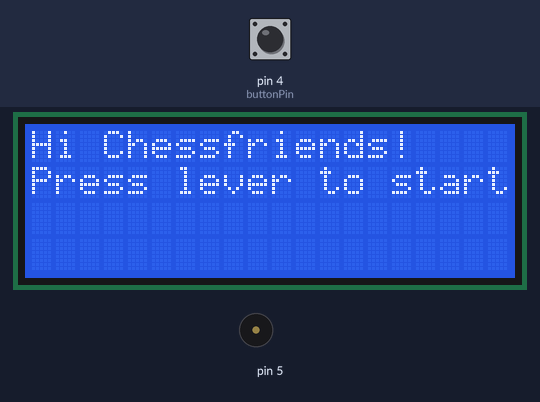
Recording of a sketch running on a simulated Arduino Micro, built with avr-gcc and run on an emulated ATmega32U4. Parts: 20×4 character LCD, buzzer (waves = sounding). The test bench sets the inputs (shaded band); at power-on: pin 4 (buttonPin) HIGH. USB keyboard and mouse output is not drawn.

Above: at 1.2 s.
1.3 s: pin 4 (buttonPin) pulled LOW for 0.15 s
At 2.7 s:
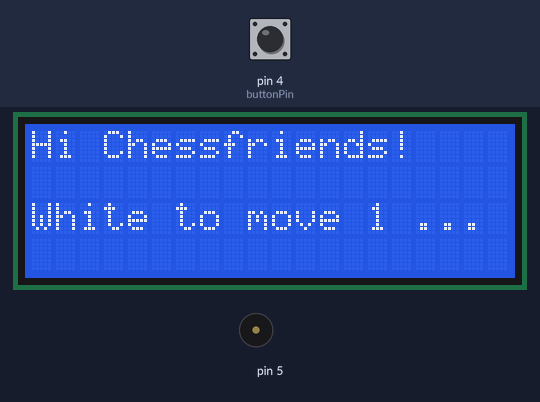
3.0 s: pin 4 (buttonPin) pulled LOW for 1 s
At 3.5 s:
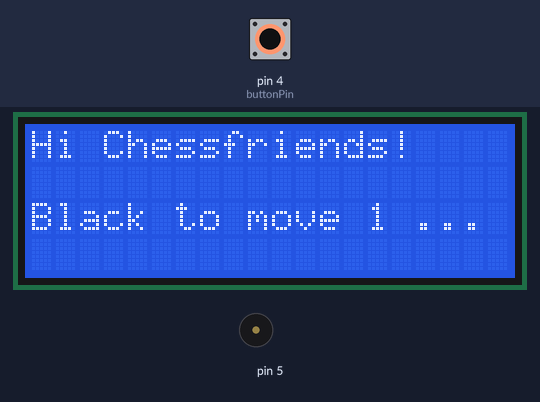
5.5 s: pin 4 (buttonPin) pulled LOW for 0.15 s
At 6.1 s:
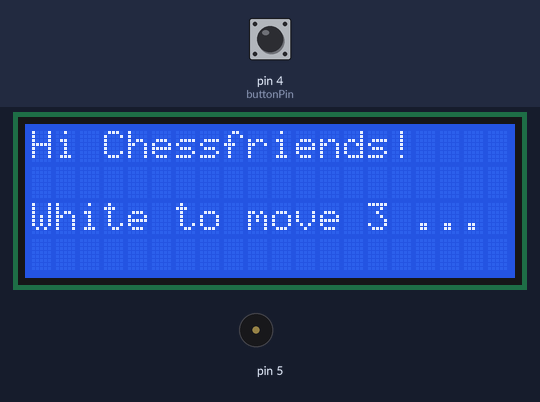
7.1 s: pin 4 (buttonPin) pulled LOW for 1 s
At 8.16 s:
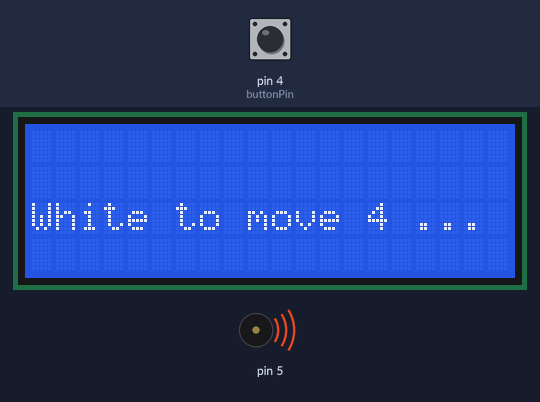
Timing chart, 0 to 10.1 s (numbered marks = the images above; inputs shaded):
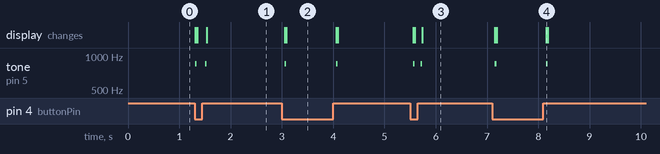

The sketch:

message.ino
```cpp
/*
   To be used with arduino micro (32u4).
   A DGT3000 chess clock was modified with a KY025 Reed Sswitch, placed parallel to the built in Reed Contact.
   Now moves are counted and send as messages via USB each time the Lever is pressed by a Player.
   These messages are further processed and trigger events in a python program running an the connected computer.
   Bouncing is avoided by the circuit of the KY025.
   THe Message is displayed on a 2004 LCD screen.
   A passive buzzer KY06  is used to produce a short beep (30 msecs) each time the lever is pressed.
   August 2021, Marius Bartsch

  https://www.arduino.cc/en/Tutorial/BuiltInExamples/KeyboardMessage
*/

#include <Wire.h> // Wire Bibliothek einbinden
#include <LiquidCrystal_I2C.h> // Vorher hinzugefügte LiquidCrystal_I2C Bibliothek einbinden
LiquidCrystal_I2C lcd(0x27, 20, 4);

#include <Keyboard.h>
// prints characters of american keyboard layout. If Computer uses s German keyboard care for y,x, :, ä,ö etc!

const int buttonPin = 4;          // input pin for pushbutton
int previousButtonState = HIGH;   // for checking the state of a pushButton
int counter = 0;                  // button push counter
int chess_move = 0;


void setup() {
  // make the pushButton pin an input
  pinMode(buttonPin, INPUT);

  lcd.init(); //Im Setup wird der LCD gestartet
  lcd.backlight(); //Hintergrundbeleuchtung einschalten (lcd.noBacklight(); schaltet die Beleuchtung aus).

  // initialize control over the keyboard:
  Keyboard.begin();
  //delay(2000);
}


void loop() {

  lcd.setCursor(0, 0);//Hier wird die Position des ersten Zeichens festgelegt. In diesem Fall bedeutet (0,0) das erste Zeichen in der ersten Zeile.
  lcd.print("Hi Chessfriends!");

  if (counter  < 2) {
    lcd.setCursor(0, 1);// In diesem Fall bedeutet (0,1) das erste Zeichen in der zweiten Zeile.
    lcd.print("Press lever to start");
  }

  // read the pushbutton:
  int buttonState = digitalRead(buttonPin);
  // if the button state has changed,
  if (buttonState != previousButtonState) {
    chess_move = counter / 2;
    lcd.setCursor(0, 1);
    lcd.clear();
    if (counter > 0 && counter % 2 == 0) {
      Keyboard.println("Black to move");
      lcd.setCursor(0, 2);
      lcd.print("Black to move ");
      lcd.print(counter / 2);
      lcd.print(" ...");
    }
    if (counter > 0 && counter % 2 == 1) {
      Keyboard.println("White to move");
      lcd.setCursor(0, 2);
      lcd.print("White to move ");
      lcd.print(counter / 2 + 1);
      lcd.print(" ...");
    }
    counter++;
    tone(5, 852, 30);
    //noTone(5);
  }
  // save the current button state for comparison next time:
  previousButtonState = buttonState;
}
```

Measured:
- after the input at 1.3 s, tone on pin 5: alternates 852 Hz for 0.03 s and silent for 0.16 s, 4 changes in all, then stays silent, starting at once; the display: first changes at once (image 1 shows a later state)
- after the input at 3.0 s, tone on pin 5: alternates 852 Hz for 0.03 s and silent for 0.97 s, starting after 0.06 s; the display: first changes after 0.06 s (image 2 shows a later state)
- after the input at 5.5 s, tone on pin 5: alternates 852 Hz for 0.03 s and silent for 0.12 s, 4 changes in all, then stays silent, starting after 0.06 s; the display: first changes after 0.06 s (image 3 shows a later state)
- after the input at 7.1 s, tone on pin 5: alternates 852 Hz for 0.03 s and silent for 0.97 s, 4 changes in all, then stays silent, starting after 0.06 s; the display: first changes after 0.06 s (image 4 shows a later state)
